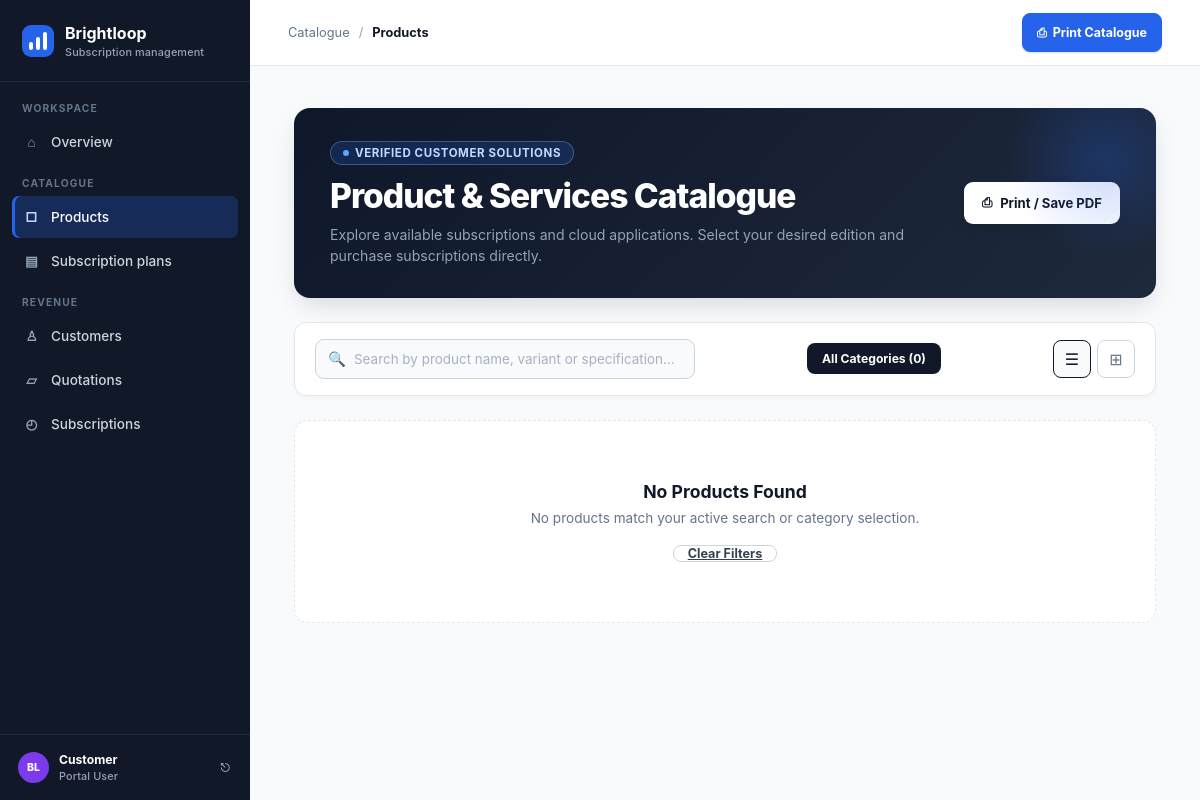
The page /products/catalog/ on the database as committed earlier.
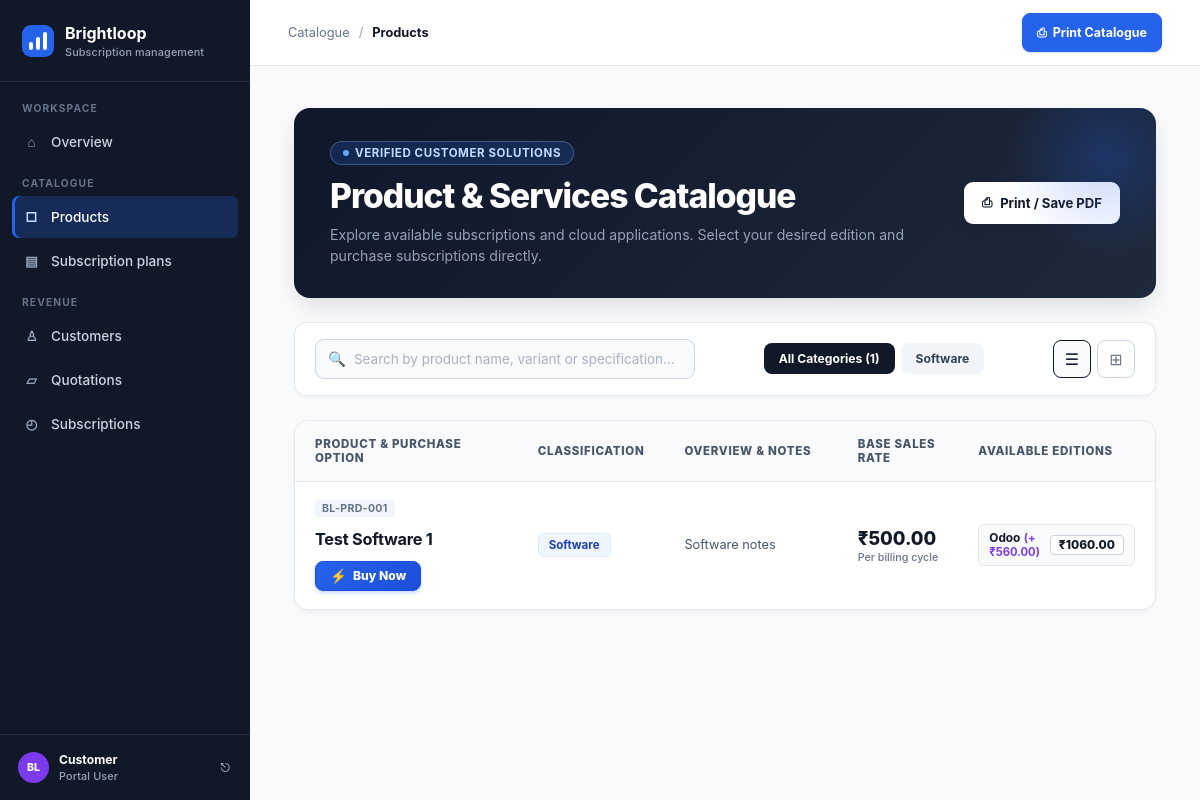
The same page on the database as committed later.
### core/models.py (models this page shows, shortened)
class Product(models.Model):
    name = models.CharField(max_length=80, unique=True)
    product_type = models.CharField(max_length=50)
    sales_price = models.DecimalField(max_digits=12, decimal_places=2, validators=[MinValueValidator(0)])
    cost_price = models.DecimalField(max_digits=12, decimal_places=2, validators=[MinValueValidator(0)])
    notes = models.TextField(max_length=500)
    created_at = models.DateTimeField(auto_now_add=True)
    class Meta:
        ordering = ["-created_at"]

class ProductVariant(models.Model):
    product = models.ForeignKey(Product, related_name="variants", on_delete=models.CASCADE)
    name = models.CharField(max_length=80)
    additional_price = models.DecimalField(max_digits=12, decimal_places=2, default=0, validators=[MinValueValidator(0)])
    class Meta:
        constraints = [
            models.UniqueConstraint(fields=["product", "name"], name="unique_variant_name_per_product"),
        ]
    @property
    def sales_price(self):
        return self.product.sales_price + self.additional_price

### core/views.py (the view, shortened to what this page needs)
# urls.py: path('products/catalog/', views.product_userlist, name='product_userlist_dask'),
def product_userlist(request):
    search_query = request.GET.get("q", "").strip()
    category = request.GET.get("category", "").strip()
    products = Product.objects.prefetch_related("variants").all()
    if category and category.lower() != "all":
        products = products.filter(product_type__iexact=category)
    raw_categories = Product.objects.exclude(product_type="").values_list("product_type", flat=True)
    all_categories = sorted(list({c.strip() for c in raw_categories if c.strip()}))
    total_products = Product.objects.count()
    total_variants = ProductVariant.objects.count()
    context = {
        "products": products,
        "total_products": total_products,
        "total_variants": total_variants,
        "categories": all_categories,
        "search_query": search_query,
        "selected_category": category,
        "generated_date": timezone.now(),
        "user_is_admin": is_product_admin(request.user),
    }
    return render(request, "core/products/prod_userlist.html", context)

### core/views.py (called while the page is built, shortened)
def is_product_admin(user):
    if not user.is_authenticated:
        return True

### core/templates/core/products/prod_userlist.html (shortened to what the changed rows need)
{% load static %}
<!doctype html>
<html lang="en">
<head>
    <link rel="stylesheet" href="{% static 'core/products/product-creation.css' %}">
</head>
<body>
    <div class="app-shell">
        <main class="page-content">
            <div class="catalogue-wrapper">
                <section class="catalogue-hero" aria-label="Catalogue masthead">
                    <div class="hero-left">
                        <h1 class="hero-title">Product & Services Catalogue</h1>
                    </div>
                </section>
                <section class="controls-panel" aria-label="Filter and search products">
                    <div class="category-tabs" role="tablist" aria-label="Category filter">
                        <button type="button" class="cat-tab {% if not selected_category or selected_category == 'all' %}active{% endif %}" data-cat="all">
                            All Categories ({{ total_products }})
                        </button>
                        {% for cat in categories %}
                            <button type="button" class="cat-tab {% if selected_category == cat %}active{% endif %}" data-cat="{{ cat }}">
                                {{ cat }}
                            </button>
                        {% endfor %}
                    </div>
                </section>
                {% if products %}
                    <div class="products-table-card" id="tableViewContainer">
                        <table class="prods-table">
                            <thead>
                                <tr>
                                    <th style="width: 32%;">Product & Purchase Option</th>
                                    <th style="width: 14%;">Classification</th>
                                    <th style="width: 24%;">Overview & Notes</th>
                                    <th style="width: 14%;">Base Sales Rate</th>
                                    <th style="width: 16%;">Available Editions</th>
                                </tr>
                            </thead>
                            <tbody>
                                {% for product in products %}
                                    <tr class="product-row" data-name="{{ product.name|lower }}" data-type="{{ product.product_type|lower }}" data-notes="{{ product.notes|lower }}" data-variants="{% for v in product.variants.all %}{{ v.name|lower }} {% endfor %}">
                                        <td>
                                            <div class="product-identity-box">
                                                <div class="product-headline-row">
                                                    <span class="sku-badge">BL-PRD-{{ product.id|stringformat:"03d" }}</span>
                                                    <h3 class="product-title-text">{{ product.name }}</h3>
                                                    <button type="button" class="btn-buy-direct" title="Buy {{ product.name }}">
                                                        <span class="icon">⚡</span> Buy Now
                                                    </button>
                                                </div>
                                            </div>
                                        </td>
                                        <td>
                                            <span class="category-chip">{{ product.product_type }}</span>
                                        </td>
                                        <td>
                                            <div style="font-size:0.8rem; color:#475569; line-height:1.45;">
                                                {{ product.notes|default:"Standard commercial service delivery with included support." }}
                                            </div>
                                        </td>
                                        <td>
                                            <div class="price-display-box">
                                                <span class="price-amt-main">₹{{ product.sales_price|floatformat:2 }}</span>
                                                <span class="price-sub-caption">Per billing cycle</span>
                                            </div>
                                        </td>
                                        <td>
                                            {% if product.variants.all %}
                                                <div class="variant-items-list">
                                                    {% for variant in product.variants.all %}
                                                        <div class="variant-chip-row">
                                                            <div>
                                                                <strong>{{ variant.name }}</strong>
                                                                <span class="variant-addon">(+₹{{ variant.additional_price|floatformat:2 }})</span>
                                                            </div>
                                                            <span class="variant-total-pill">
                                                                ₹{{ variant.sales_price|floatformat:2 }}
                                                            </span>
                                                        </div>
                                                    {% endfor %}
                                                </div>
                                            {% else %}
                                                <span style="font-size:0.75rem; color:#94a3b8; font-style:italic;">Standard standalone edition</span>
                                            {% endif %}
                                        </td>
                                    </tr>
                                {% endfor %}
                            </tbody>
                        </table>
                    </div>
                {% else %}
                    <div class="empty-products-view">
                        <h4 style="margin:0; font-size:1.1rem; color:var(--navy);">No Products Found</h4>
                        <p style="margin:8px 0 16px; color:#64748b; font-size:0.85rem;">No products match your active search or category selection.</p>
                        <a href="{% url 'product_userlist' %}" class="button button-secondary">Clear Filters</a>
                    </div>
                {% endif %}
            </div>
        </main>
    </div>
</body>
</html>

Rows that differ between the two databases and show on the page:
added Product: id "001", name "Test Software 1", product_type "Software", notes "Software notes", sales_price "500.00"
added ProductVariant: name "Odoo", additional_price "560.00", sales_price "1060.00"
Other text that changed with them:
{{ total_products }}: "0" → "1"
new list line: "Software"
text no longer shown: "No Products Found No products match your active search or category selection. Clear Filters"
text now shown: "PRODUCT & PURCHASE OPTION CLASSIFICATION OVERVIEW & NOTES BASE SALES RATE AVAILABLE EDITIONS"
